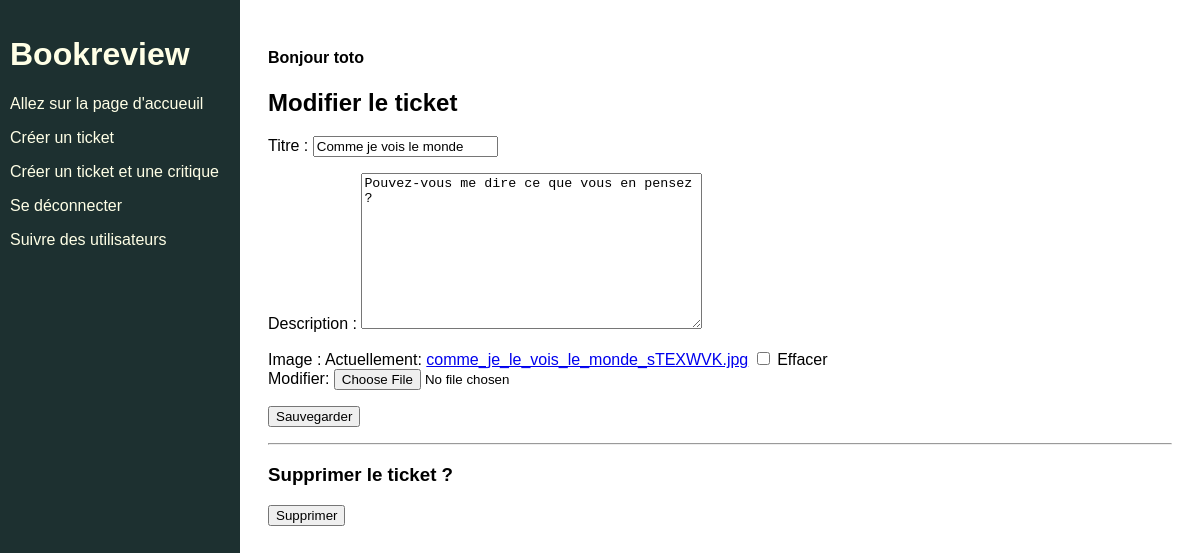
Page /ticket/46/edit/ (signed in) on the committed database.
### authentication/models.py (models this page shows)
class User(AbstractUser):
    pass

### review/models.py (models this page shows, shortened)
class Ticket(models.Model):
    IMAGE_MAX_SIZE = (70, 70)
    title = models.CharField(max_length=128, verbose_name='titre')
    description = models.TextField(max_length=2048, verbose_name='description', blank=True)
    author  = models.ForeignKey(settings.AUTH_USER_MODEL, on_delete=models.CASCADE)
    image = models.ImageField(verbose_name='image', null=True, blank=True)
    date_created = models.DateTimeField(auto_now_add=True)

### review/views.py (the view, shortened to what this page needs)
# urls.py: path('ticket/<int:ticket_id>/edit/', review.views.edit_ticket, name='edit_ticket'),
@login_required
def edit_ticket(request, ticket_id):
    ticket = get_object_or_404(models.Ticket, id=ticket_id)
    edit_form = forms.TicketForm(instance=ticket)
    delete_form = forms.DeleteTicket()
    context = {
        'edit_form': edit_form,
        'delete_form': delete_form,
    }
    return render(request, 'review/edit_ticket.html', context=context)

### review/forms.py
class TicketForm(forms.ModelForm):
    edit_ticket = forms.BooleanField(widget=forms.HiddenInput, initial=True)
    class Meta:
        model = models.Ticket
        fields = ['title', 'description', 'image']

class DeleteTicket(forms.Form):
    delete_ticket = forms.BooleanField(widget=forms.HiddenInput, initial=True)

### review/templates/review/edit_ticket.html (shortened to what this page needs)
{% extends "base.html" %}
{% block content %}
<h2>Modifier le ticket</h2>
<form method="post" enctype="multipart/form-data">
    {{ edit_form.as_p }}
    <button type="submit" >Sauvegarder</button>
</form>
<hr>
<h3>Supprimer le ticket ?</h3>
<form method="post">
    <button type="submit" >Supprimer</button>
</form>
{% endblock content %}

### templates/base.html (shortened to what this page needs)
{% load static %}
<html>
    <head>
        <link rel="stylesheet" href="{% static 'css/base.css' %}">
    </head>
    <body>
        <div class="sidebar">
            <h1>Bookreview</h1>
            {% if user.is_authenticated %}
                <p><a href="{% url 'home' %}">Allez sur la page d'accueuil</a></p>
                <p><a href="{% url 'ticket' %}">Créer un ticket</a></p>
                <p><a href="{% url 'ticket_review' %}">Créer un ticket et une critique</a></p>
                <p><a href="{% url 'logout' %}">Se déconnecter</a></p>
                <p><a href="{% url 'follow_users' %}">Suivre des utilisateurs</a></p>
            {% endif %}
        </div>
        <div class="main">
            <p><h4>Bonjour {{ user.username }} </h4></p>
            {% block content %}{% endblock content %}
        </div>
    </body>
</html>

### static/css/base.css (style rules this page uses)
html { font-family: Arial; }
.sidebar { height: 100%; width: 220px; position: fixed; z-index: 1; top: 0; left: 0; background-color: #1d3030; color: #ffffe6; overflow-x: hidden; padding-top: 15px; padding-left: 10px; padding-right: 10px; }
.sidebar a { text-decoration: none; color: #ffffe6; display: block; }
.main { margin-left: 240px; padding: 20px; }

### rows in the picture
User: username "toto"
Ticket: title "Comme je vois le monde", description "Pouvez-vous me dire ce que vous en pensez ?"
